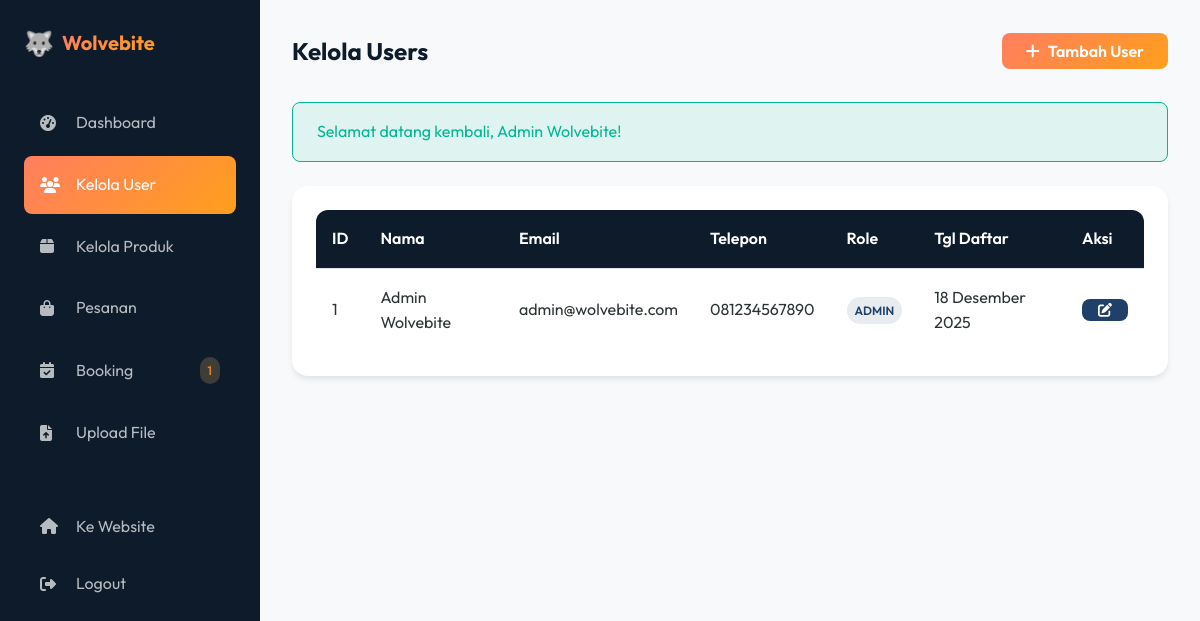
The page /admin/users.php (signed in) on the database its author committed.
### tables this page shows
CREATE TABLE users (
    id INT AUTO_INCREMENT PRIMARY KEY,
    username VARCHAR(50) NOT NULL,
    email VARCHAR(100) NOT NULL UNIQUE,
    password VARCHAR(255) NOT NULL,
    phone VARCHAR(20),
    address TEXT,
    role ENUM('admin', 'member') DEFAULT 'member',
    created_at TIMESTAMP DEFAULT CURRENT_TIMESTAMP,
    updated_at TIMESTAMP DEFAULT CURRENT_TIMESTAMP ON UPDATE CURRENT_TIMESTAMP
);

### admin/users.php (the view, shortened to what this page needs)
<?php
require_once '../includes/functions.php';
$users = mysqli_query($conn, "SELECT * FROM users ORDER BY created_at DESC");
$pendingBookings = mysqli_fetch_assoc(mysqli_query($conn, "SELECT COUNT(*) as count FROM bookings WHERE status = 'pending'"))['count'];
?>
<!DOCTYPE html>
<html lang="id">
<head>
    <link rel="stylesheet" href="https://cdnjs.cloudflare.com/ajax/libs/font-awesome/6.4.0/css/all.min.css">
    <link rel="stylesheet" href="../assets/css/style.css">
</head>
<body>
    <div class="admin-layout">
        <aside class="admin-sidebar">
            <a href="../index.php" class="nav-logo">
                <span class="logo-icon">🐺</span>
                <span class="logo-text">Wolvebite</span>
            </a>
            <nav class="admin-nav">
                <a href="index.php" class="admin-nav-link"><i class="fas fa-tachometer-alt"></i> Dashboard</a>
                <a href="users.php" class="admin-nav-link active"><i class="fas fa-users"></i> Kelola User</a>
                <a href="products.php" class="admin-nav-link"><i class="fas fa-box"></i> Kelola Produk</a>
                <a href="orders.php" class="admin-nav-link"><i class="fas fa-shopping-bag"></i> Pesanan</a>
                <a href="bookings.php" class="admin-nav-link">
                    <i class="fas fa-calendar-check"></i> Booking
                    <?php if ($pendingBookings > 0): ?><span class="badge badge-warning"
                            style="margin-left: auto;"><?php echo $pendingBookings; ?></span><?php endif; ?>
                </a>
                <a href="uploads.php" class="admin-nav-link"><i class="fas fa-file-upload"></i> Upload File</a>
                <div style="margin-top: auto; padding-top: var(--space-xl);">
                    <a href="../index.php" class="admin-nav-link"><i class="fas fa-home"></i> Ke Website</a>
                    <a href="../logout.php" class="admin-nav-link"><i class="fas fa-sign-out-alt"></i> Logout</a>
                </div>
            </nav>
        </aside>
        <main class="admin-main">
            <div class="admin-header">
                <h1>Kelola Users</h1>
                <button class="btn btn-primary" onclick="document.getElementById('userModal').classList.add('active')">
                    <i class="fas fa-plus"></i> Tambah User
                </button>
            </div>
            <div class="card">
                <div class="card-body">
                    <div class="table-responsive">
                        <table class="table">
                            <thead>
                                <tr>
                                    <th>ID</th>
                                    <th>Nama</th>
                                    <th>Email</th>
                                    <th>Telepon</th>
                                    <th>Role</th>
                                    <th>Tgl Daftar</th>
                                    <th>Aksi</th>
                                </tr>
                            </thead>
                            <tbody>
                                <?php while ($user = mysqli_fetch_assoc($users)): ?>
                                    <tr>
                                        <td><?php echo $user['id']; ?></td>
                                        <td><?php echo sanitize($user['username']); ?></td>
                                        <td><?php echo sanitize($user['email']); ?></td>
                                        <td><?php echo sanitize($user['phone'] ?? '-'); ?></td>
                                        <td>
                                            <span
                                                class="badge <?php echo $user['role'] === 'admin' ? 'badge-primary' : 'badge-info'; ?>">
                                                <?php echo ucfirst($user['role']); ?>
                                            </span>
                                        </td>
                                        <td><?php echo formatDate($user['created_at']); ?></td>
                                        <td>
                                            <a href="users.php?edit=<?php echo $user['id']; ?>"
                                                class="btn btn-sm btn-secondary">
                                                <i class="fas fa-edit"></i>
                                            </a>
                                        </td>
                                    </tr>
                                <?php endwhile; ?>
                            </tbody>
                        </table>
                    </div>
                </div>
            </div>
        </main>
    </div>
</body>
</html>

### rows shown on the page
users: id "1", username "Admin Wolvebite", email "admin@wolvebite.com", phone "081234567890", role "ADMIN", created_at "18 Desember 2025"

### other values the page prints
$pendingBookings "1"
$message "Selamat datang kembali, Admin Wolvebite!"
